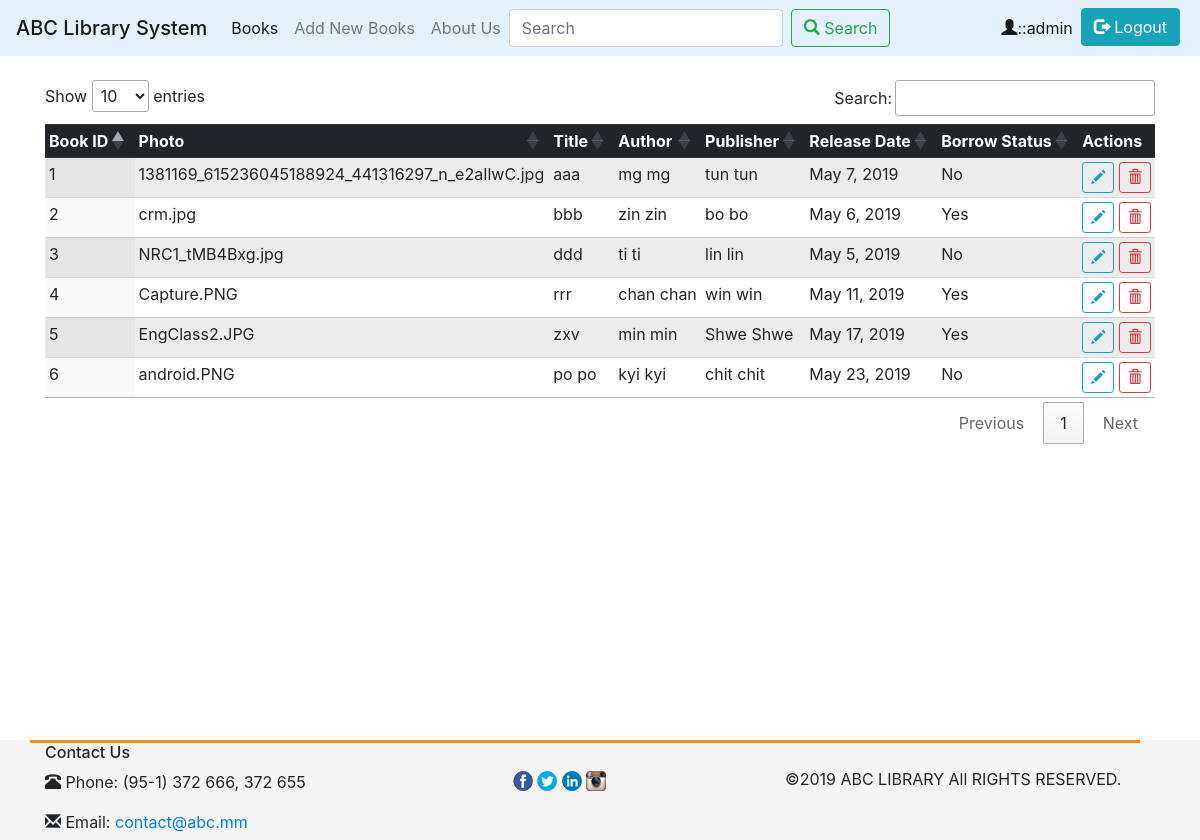
Page /backend/admin (signed in) on the committed database.
### books/models.py (models this page shows)
class Books(models.Model):
    title = models.CharField(max_length=100)
    author = models.CharField(max_length=50)
    publisher = models.CharField(max_length=50)
    photo = models.FileField()
    summary = models.CharField(max_length=2000)
    releaseDate = models.DateField()
    borrowStatus = models.BooleanField(default=False)
    def __unicode__(self):
        return 'Book: ' + self.title
    class Meta:
        ordering = ['title']
        db_table = "Books"
        verbose_name = "Book"
        verbose_name_plural = "Books"

### books/views.py (the view)
# urls.py: path('backend/admin', views.booklist),
@login_required
def booklist(request):
    books = Books.objects.all()
    print(books)
    return render(request, 'backend/index.html', {'books': books})

### books/templates/backend/index.html (shortened to what this page needs)
{% extends 'backend/master.html' %}
{% block content %}
<div class="container">
<br>
        <table id="myTable" class="table table-striped display compact">
            <thead class="thead-dark">
                <tr>
                    <th>
                        Book ID
                    </th>
                    <th>
                        Photo
                    </th>
                    <th>
                       Title
                    </th>
                    <th>
                        Author
                    </th>
                    <th>
                        Publisher
                    </th>
                    <th>
                        Release Date
                    </th>
                    <th>
                        Borrow Status
                    </th>
                    <th>
                        Actions
                    </th>
                </tr>
            </thead>
            <tbody>
                {% for book in books %}
                <tr>
                    <td>{{ book.id }}</td>
                    <td>{{ book.photo }}</td>
                    <td>{{ book.title }}</td>
                    <td>{{ book.author }}</td>
                    <td>{{ book.publisher }}</td>
                    <td>{{ book.releaseDate }}</td>
                     {% if book.borrowStatus == True %}
                        <td> Yes </td>
                    {% else %}
                        <td>No</td>
                    {% endif  %}
                    <td ><a href="/backend/edit/{{ book.id }}" class="btn btn-outline-info btn-sm" >
                    <span class="glyphicon glyphicon-pencil"></span>
                    </a>
                     <a href="/backend/delete/{{ book.id }}" class="btn btn-outline-danger btn-sm" onclick='return confirm("Do you want to delete book name : {{ book.title }} ?")'>
                             <span class="glyphicon glyphicon-trash"></span></a>
                    </td>
                </tr>
                {% endfor %}
            </tbody>
        </table>
</div>
{% endblock content %}
{% block js %}
<link rel="stylesheet" type="text/css" href="https://cdn.datatables.net/1.10.19/css/jquery.dataTables.min.css">
{% endblock %}

### books/templates/backend/master.html (shortened to what this page needs)
<!DOCTYPE html>
<html>
<head>
	{% load static %}
    <link rel="stylesheet" href="{% static 'css/bootstrap.min.css' %}">
    <link rel="stylesheet" href="{% static 'css/my.css' %}">
</head>
<body>
<nav class="navbar navbar-expand-lg  navbar-light " style="background-color: #e3f2fd;">
  <a class="navbar-brand mb-0 h1" href="../frontend/">ABC Library System</a>
  <div class="collapse navbar-collapse" id="navbarSupportedContent">
    <ul class="navbar-nav mr-auto">
      <li class="nav-item active">
        <a class="nav-link" href="../../backend/">Books <span class="sr-only">(current)</span></a>
      </li>
        <li class="nav-item">
        <a class="nav-link" href="../../backend/create">Add New Books <span class="sr-only">(current)</span></a>
      </li>
      <li class="nav-item">
        <a class="nav-link" href="#">About Us</a>
      </li>
        <form class="form-inline my-2 my-lg-0" action="../../backend/" method="GET">
      <input class="form-control mr-sm-2" type="text" placeholder="Search" name="search" aria-label="Search" value="{{ search }}">
      <button class="btn btn-outline-success my-2 my-sm-0" type="submit"> <span class="glyphicon glyphicon-search" aria-hidden="true"></span> Search</button>
    </form>
        </ul>
      <ul class="nav navbar-nav ml-auto">
        {% if user.is_authenticated %}
          <li class="nav-item active"> <a class="nav-link"> <span class="glyphicon glyphicon-user" aria-hidden="true"></span>::{{ user.get_username }}</a></li>
     <li><a class="btn btn-info ml-auto mr-1" href="{% url 'logout'%}?next={{request.path}}" onclick='return confirm("Do you want to logout ?")'><span class="glyphicon glyphicon-log-out" aria-hidden="true"></span> Logout</a></li>
      {% else %}
      <li><a class="btn btn-info ml-auto mr-1" href="{% url 'login'%}?next={{request.path}}"><span class="glyphicon glyphicon-log-in" aria-hidden="true"></span> Login</a></li>
      {% endif %}
			</ul>
  </div>
</nav>
<div id = "content">
    {% block content %}
	{% endblock content %}
</div>
 <div id="footer">
      <div class="container">
          <div class="row" style="border-top-color : darkorange; border-top-style: solid; width: 100%;">
            <div class="col-sm-5">
                <h6> Contact Us</h6>
                <p class="head">
                    <span class="glyphicon glyphicon-phone-alt aria-hidden="></span> Phone:
                    <span class="helper-d phone">(95-1) 372 666, 372 655</span>
                </p>
                <p class="head">
                    <span class="glyphicon glyphicon-envelope aria-hidden="></span> Email:
                    <a class="email link-g" href="mailto:cbbank@mptmail.net.mm">
                        <span> contact@abc.mm </span>
                    </a>
                </p>
            </div>
            <div class="col-sm-3">
                <br>
                <a class="HomeFooter_Links_None" href="http://www.facebook.com/" target="_black" style="margin-left:5px;">
                    <img src="{% static 'images/fb_icon.jpg' %}" alt="Facebook">
                </a>
                <a class="HomeFooter_Links_None" href="https://twitter.com/" target="_black">
                    <img src="{% static 'images/twitter_icon.png' %}" alt="Twitter">
                </a>
                <a class="HomeFooter_Links_None" href="https://www.linkedin.com/company/" target="_black">
                    <img src="{% static 'images/LinkIn_icon.png' %}" alt="LinkedIn">
                </a>
                <a class="HomeFooter_Links_None" href="https://www.instagram.com/" target="_black">
                    <img src="{% static 'images/Instagram_icon.png' %}" alt="Instagram">
                </a>
            </div>
            <div class="col-sm-4">
                <br>
                ©{% now "Y" %} ABC LIBRARY All RIGHTS RESERVED.
            </div>
          </div>
           </div>
</div>
{% block js %}
{% endblock js %}
</body>
</html>

### books/static/css/my.css (style rules this page uses)
html { position: relative; min-height: 100%; }
body { margin-bottom: 50px; }
#push, #footer { position: absolute; bottom: 0; width: 100%; height: 100px; }
#footer { background-color: #f5f5f5; }

### rows in the picture
Books: id "1", photo "1381169_615236045188924_441316297_n_e2aIlwC.jpg", title "aaa", author "mg mg", publisher "tun tun", releaseDate "May 7, 2019", borrowStatus "No"
Books: id "2", photo "crm.jpg", title "bbb", author "zin zin", publisher "bo bo", releaseDate "May 6, 2019", borrowStatus "Yes"
Books: id "3", photo "NRC1_tMB4Bxg.jpg", title "ddd", author "ti ti", publisher "lin lin", releaseDate "May 5, 2019", borrowStatus "No"
Books: id "6", photo "android.PNG", title "po po", author "kyi kyi", publisher "chit chit", releaseDate "May 23, 2019", borrowStatus "No"
Books: id "4", photo "Capture.PNG", title "rrr", author "chan chan", publisher "win win", releaseDate "May 11, 2019", borrowStatus "Yes"
Books: id "5", photo "EngClass2.JPG", title "zxv", author "min min", publisher "Shwe Shwe", releaseDate "May 17, 2019", borrowStatus "Yes"

### other values in the picture
{{ user.get_username }} "admin"
